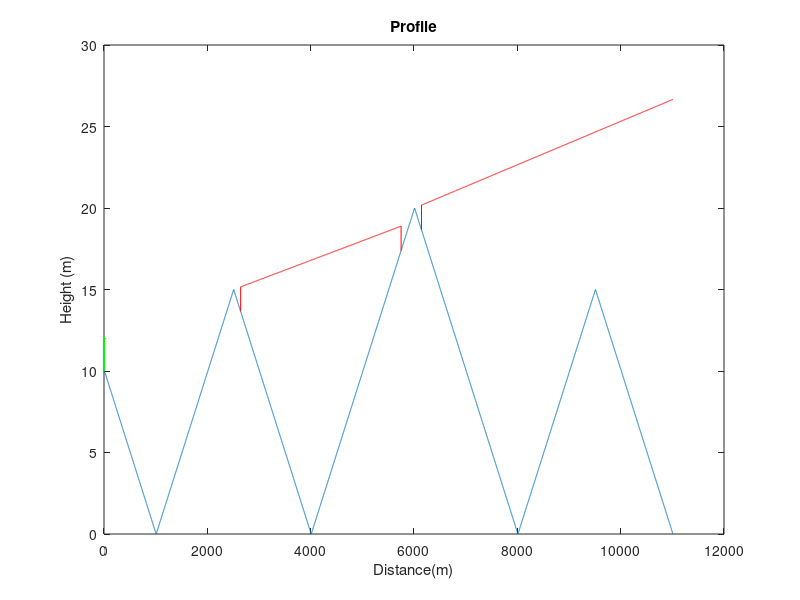
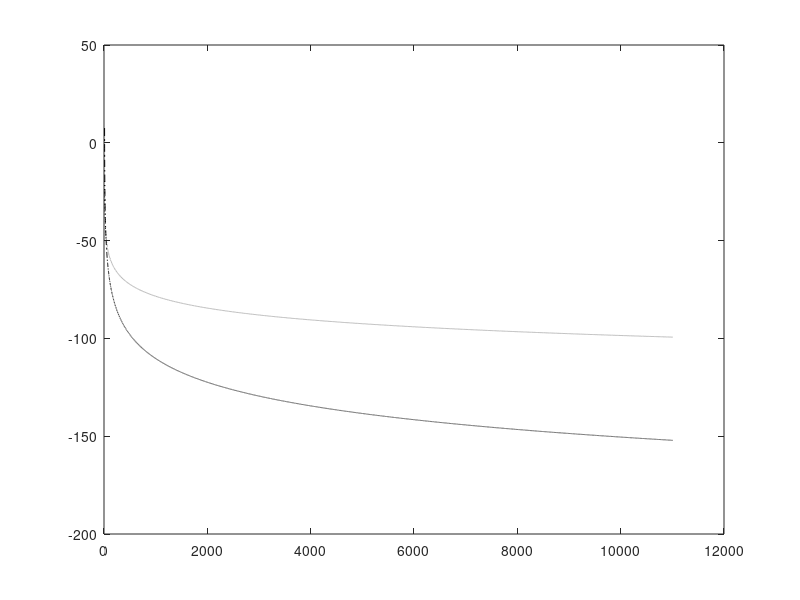

The MATLAB source for these figures, in order: (Note: this script raises an error after producing the figures.)
close all;
clear;

% Data
fc=2e8;         % (Hz)
c=3e8;          % (m/s)
lambdac=c/fc;    % (m)
kc=2*pi/lambdac;

% Profile geometry.
slope=[0.01 0.01 0.01 0.01];
height=[10 15 20 15];

% Transmitter geometry.
ht=2;           % Transmit antenna height (m)

xt=10;
yt=ht+height(1);
profy=-fliplr(cumsum(ones(1,xt-1)))*slope(1)+height(1);
profy=[profy height(1):-slope(1):0];
xp=xt;

figure,plot(repmat(xt,1,2),[height(1) yt],'g',xt,yt,'g.')
title('Profile')

% Profile generation.

for m=2:length(slope)
    profy=[profy 0:slope(m):height(m)];
    xp=[xp length(profy)];
    profy=[profy height(m)-slope(m):-slope(m):0];
end
profx=0:length(profy)-1;

hold on,plot(profx,profy)


% Receiver geometry.
hr=1.5;      % Receive antenna heigth (m)

% Shadow areas.
txp_slope=(height(2:end)-yt)./(xp(2:end)-xt);

xsh=[];
txp_total=zeros(1,length(profx));
for m=2:length(height)
    x=xp(m):profx(end);
    
    % LOS line between the present peak and the next one.
    txp_line=height(m)+((x-xp(m))*txp_slope(m-1));
    
    height_dr=txp_line-profy(x);
    
    ind_shadow=find(height_dr>=hr);
 
    xsh=[xsh setdiff(x(ind_shadow),xsh)];
    txp_aux=zeros(1,length(profx));
    txp_aux(x(ind_shadow))=txp_line(ind_shadow);
    
    txp_total=max(txp_total,txp_aux);
end

xsh=sort(xsh);
ind_zone=find(diff(txp_total(xsh))>1);
ind_zone=[0 ind_zone];

for m=1:length(ind_zone)
    if m==length(ind_zone)
        plot(repmat(xsh(ind_zone(m)+1),1,2),[profy(xsh(ind_zone(m)+1)) txp_total(xsh(ind_zone(m)+1))],'r',xsh(ind_zone(m)+1:end),...
            txp_total(xsh(ind_zone(m)+1:end)),'r');
    else
        plot(repmat(xsh(ind_zone(m)+1),1,2),[profy(xsh(ind_zone(m)+1)) txp_total(xsh(ind_zone(m)+1))],'r',xsh(ind_zone(m)+1:ind_zone(m+1)),...
            txp_total(xsh(ind_zone(m)+1:ind_zone(m+1))),'r',repmat(xsh(ind_zone(m+1)),1,2),[profy(xsh(ind_zone(m+1))) txp_total(xsh(ind_zone(m+1)))],'r');
    end
end
xlabel('Distance(m)')
ylabel('Height (m)')

% Receiver locations.
xr=xt+1:profx(end); 
yr=profy(xr)+hr;

% Receiver locations that are and aren't in shadow areas.
% Direct visibility zones.
dr=sqrt(((xr-xt).^2)+((yr(xr-xt)-yt).^2));


% Free space loss
Lfs=32.5+20*log10(fc*1e-6)+20*log10(dr*1e-3);

hold off
figure,plot(xr,-Lfs,'k:')

% Plane earth loss
Lpe=120-20*log10(ht*hr)+40*log10(dr*1e-3);
hold on,plot(xr,-Lpe,'k-.')

% Diffraction loss due to the profile.
for m=1:length(xr)
    pos=[xp(find(xp<xr(m))) xr(m)];
    h=[height(find(xp<xr(m))) yr(m)];
    
    Ld=epstein_peterson(pos,h,length(pos)-2,lambdac);
    
    L(m)=max(Lfs(m),Lpe(m))+Ld;
end

plot(xr,-L,'k')
xlabel('Distance (m)')
ylabel('Inverse of path loss (dB)')
title('Total loss (dB)')
legend('Free space','Plane earth','Total');
